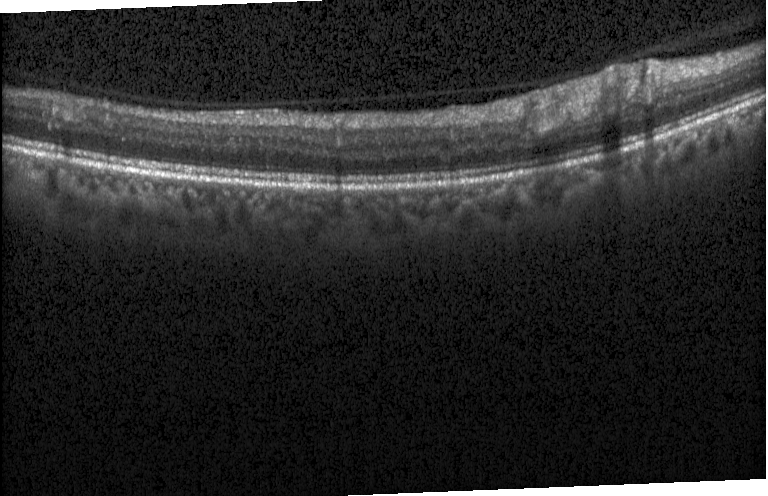
#> input picture data/slices/slice_00.png, 768 x 496 px; its folder holds only this picture in this run
$ jupyter execute --allow-errors proj_notebook.ipynb   (shell and % lines are left out)
#> lines starting #> are read from the running program, lines starting #| are printed output that depends on the picture
# **Project work: Retinal Layer Segmentation in SD-OCT with Graph Theory**

<div style="color:#777777;margin-top: -15px;">
<b>Course</b>: MSLS / CO4 |
<b>Version</b>: v1.3 <br><br>
<!-- 10.04.2025, v1.2: Fully refactored -->
<!-- 17.04.2026, v1.3: Introduced word count limits -->
</div>

**Student**: $\Rightarrow$ Alex Zimmermann
**Email**: $\Rightarrow$ alex.zimmermann@students.fhnw.ch
**University**: $\Rightarrow$  FHNW
**Semester**: $\Rightarrow$  SS 2026
**Date**: $\Rightarrow$  29.05.2026

---

## **Abstract**

This project segments retinal layer boundaries in cross-sectional
Spectral-Domain Optical Coherence Tomography (SD-OCT) B-scans of the
human eye. We compare expert manual annotations against an automated
segmentation with graph theory that models each B-scan as a directed
graph and finds layer boundaries with Dijkstra's shortest-path
algorithm [Dijkstra, 1959]. We extend the approach from a single layer
(Inner Limiting Membrane, ILM) to three layers (ILM, IS/OS
junction, RPE/Bruch's membrane) via sequential constrained Dijkstra.
On the 11 expert-annotated slices of one subject we obtain a mean
absolute surface distance of **≈ 1.5 px ≈ 5.8 µm**, on the order of
the inter-annotator disagreement between the two human graders bundled
with the dataset [Chiu et al., 2015]. We also compare against two
naive baselines (Otsu thresholding, per-column gradient argmax) that
fail with errors ~40–100× larger, and verify generalisation by
re-running the same pipeline on a second subject.

---

## **Table of contents**
* [1. Dataset](#sec_dataset)
* [2. Preprocessing](#sec_preprocessing)
* [3. Manual segmentation](#sec_manual_segmentation)
* [4. Automated segmentation](#sec_automated_segmentation)
* [5. Evaluation](#sec_evaluation)
* [6. Discussion](#sec_discussion)
* [References & GenAI ](#sec_references)

---

## **Prerequisites / Setup**

This notebook requires `numpy`, `scipy`, `scikit-image`, `opencv-python`,
`matplotlib` and `pandas`, along with the `src/` package which contains
the preprocessing, segmentation, baseline and evaluation modules. The
course `tools/` helper module is also imported for the plotting tools.

[cell 1]
import sys, time
from pathlib import Path
import numpy as np
import pandas as pd
import matplotlib.pyplot as plt
import matplotlib.patches as mpatches
import cv2 as cv
import scipy.io

# Jupyter / IPython configuration:
# Automatically reload modules when modified

# Enable vectorized output (for nicer plots)

# Inline backend configuration

# course plotting tools
import tools
tools.setup_plotting()
#> (this line was passed over: tools is not available in this run)

# project modules
sys.path.insert(0, ".")
from src import (
    preprocess_oct, preprocess_steps,
    compute_cost_image, compute_cost_image_bright_to_dark,
    dijkstra_layer, column_ilm_prior,
    segment_ilm, segment_layer_below, segment_three_layers,
    boundary_to_mask, nan_boundary_to_mask,
    baseline_otsu, baseline_gradient_argmax,
    dice_score, mean_absolute_surface_distance, max_surface_distance, evaluate,
)

# paths from current folder
ROOT = Path(".")
SLICE_DIR = ROOT / "data" / "slices"
PRE_DIR   = ROOT / "data" / "preprocessed"
GT_DIR    = ROOT / "data" / "ground_truth"
AUTO_DIR  = ROOT / "masks" / "auto"
MAN_DIR   = ROOT / "masks" / "manual"
FIG_DIR   = ROOT / "figures"
# make fig directory if not made
FIG_DIR.mkdir(exist_ok=True)

# conversion: Heidelberg Spectralis HRA+OCT axial resolution in tissue (Chiu et al., 2015): 3.87 µm per pixel.
PX_TO_UM = 3.87

---

<a id='sec_dataset'></a>

## **1. Dataset**

### **Motivation**

**Spectral-Domain Optical Coherence Tomography (SD-OCT)** is a non-invasive
imaging technique that produces cross-sectional images
(B-scans) of biological tissue by measuring back-scattered low-coherence
light interferometrically [Huang et al., 1991]. In ophthalmology it is the
standard tool to visualise the layered structure of the retina, and is
used to diagnose age-related macular degeneration, diabetic
retinopathy and glaucoma. Each B-scan is a 2-D slice (depth × width) of a
3-D volume, in which the retinal layers appear as alternating bright
(highly back-scattering) and dark (weakly back-scattering) bands.

### **Source**

For this project we use: **Duke SD-OCT dataset for Diabetic Macular Edema (DME)** released
with the publication [Chiu et al., 2015]:

> Chiu, S. J., Allingham, M. J., Mettu, P. S., Cousins, S. W., Izatt, J. A.,
> & Farsiu, S. (2015). *Kernel regression based segmentation of optical
> coherence tomography images with diabetic macular edema.* Biomedical
> Optics Express **6**(4), 1172–1194. doi:[10.1364/BOE.6.001172](https://doi.org/10.1364/BOE.6.001172).
>
> Dataset: <http://www.duke.edu/~sf59/Datasets/2015_BOE_Chiu2.zip>

The full dataset consists of **10 subjects × 61 B-scans (496 × 768 px,
8-bit grayscale)** centred on the fovea, acquired on a Heidelberg
Spectralis HRA+OCT (axial resolution of 3.87 µm/px in tissue, lateral
resolution of 11.36 µm/px). Each subject's volume is contained in a
MATLAB `.mat` file with two manual annotations of
eight retinal layer boundaries (one per ~5–10 slices per subject) and
the fluid masks.

### **Subset used here**

Here we use **two subjects**:
* `Subject_02.mat` — primary subject for all experiments,
  with 11 expert annotated slices.
* `Subject_06.mat` — secondary subject used to test
  generalisation.

These eleven slices per subject are exported to individual PNG files at
`data/slices/` and `data/slices_sub06/`.

### **Structures of interest**

Here the focus is on three retinal boundaries:

| index | dataset layer | name | physical signature |
|-------|---------------|------|---------------------|
| 1 | 0 | Inner Limiting Membrane (ILM) | dark vitreous → bright NFL |
| 2 | 5 | IS/OS junction | bright dark→bright transition deep in retina |
| 3 | 7 | RPE / Bruch's membrane | bright RPE → dark choroid |

The ILM is the most identifiable boundary with high
contrast and provides a good starting point. The
IS/OS junction is one of the brightest features in
the retina. RPE/Bruch's membrane is the deepest boundary and
has opposite transition (bright to dark), which demonstrates that
the graph framework can generalise to other boundary types with a simple
sign change in the cost function.

### **License**

The Duke dataset is provided for *research and educational use only*
[Chiu et al., 2015]. The publication must be cited. Re-distribution
and commercial use are not permitted. Images are de-identified.

#> (a cell that did not finish here is left out)

#> (a cell that did not finish here is left out)

[cell 4]
# Three B-scans (peripheral, fovea, peripheral)
slices_to_show = [0, 5, 10]
imgs = [cv.imread(str(SLICE_DIR / f"slice_{i:02d}.png"), cv.IMREAD_GRAYSCALE)
        for i in slices_to_show]
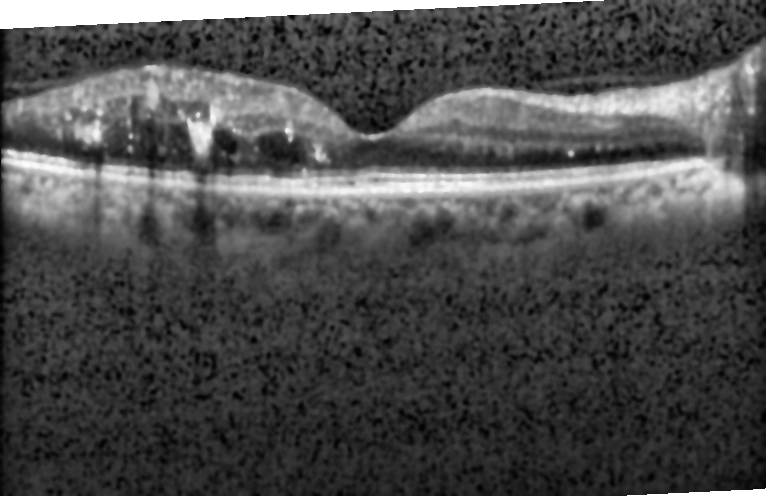
#> input picture data/preprocessed/slice_05.png, 768 x 496 px, found by its file name
#> imgs = 3 items
#> (the rest of this cell did not finish here and is left out)

---

<a id='sec_preprocessing'></a>

## **2. Preprocessing**

### **Dealing with noise (speckle)**

SD-OCT images contain speckle noise, a granular noise pattern from coherent light interference
inside the tissue. Speckle statistics follow a Rayleigh / Gamma
distribution [Schmitt et al., 1999] and is not additive
Gaussian, so naive low-pass filtering blurs the layer boundaries we
want to keep. We therefore need a pipeline to preserve the edges.

### **Pipeline**

Apply three filters in order:

1. **Median filter (3×3)** to try and remove isolated speckle pixels.
2. **Bilateral filter** [Tomasi & Manduchi, 1998] allows averages locally
   and penalising intensity differences, so it smooths the speckle
   without removing layer boundaries.
3. **CLAHE** (Contrast-Limited Adaptive Histogram Equalisation, 8×8
   tiles) [Zuiderveld, 1994] which boosts local contrast so the dark
   vitreous and bright NFL are clearly separated.

All three are implemented in `src/preprocessing.py` and shown as
`preprocess_oct(img)`; the helper `preprocess_steps(img)` returns each
intermediate stage for visualisation. All three filters run in $O(H \cdot W)$ per slice.

[cell 5]
# apply and show preprocessing step by stpe
img = cv.imread(str(SLICE_DIR / "slice_05.png"), cv.IMREAD_GRAYSCALE)
#> img is the input picture: shape (496, 768); min 1, max 255, mean 76.3
#> (the rest of this cell did not finish here and is left out)

### **Effect of each filter**

Here we can attempt to view th effect of each filter. First, through a visual zoom on a dark patch of the image to view noise reduction.

[cell 6]
# visualize speckle reduction (visual + std)
img = cv.imread(str(SLICE_DIR / "slice_05.png"), cv.IMREAD_GRAYSCALE)
#> (the rest of this cell did not finish here and is left out)

Visual differences can be observed with the median filter successfully filtering isolated speckle providing more grouped patches followed by the bilateral filter further reducing speckle through smoothing. This is mirrored by the standard deviation of pixel intensities within the patch. The final step boosts contrast in turn elevating the std but enables later edge contrast with the kept smoothing and noise reduction from previous steps.

#> (a cell that did not finish here is left out)

---

<a id='sec_manual_segmentation'></a>

## **3. Manual segmentation**

### **Fiji Workflow**

For manual annotation we segment the ILM in **Fiji**
[Schindelin et al., 2012] on one B-scan through the following:

1. `File → Open` the preprocessed PNG (`data/preprocessed/slice_05.png`).
2. Select the **Freehand Line** tool and trace the ILM (the topmost
   sharp dark→bright transition) from left to right.
3. `Edit → Selection → Line to Area`, then `Edit → Selection → Create Mask`.
4. `File → Save As → PNG` to export the mask.

A single B-scan can take of large amounts of time of careful tracing. Additionally, Freehand tracing is incredibly hard without proper tools such as a tablet and stylus.

Further attempts were made with segmented line through fiji and tailored tools such as Segment Editor in ITK-SNAP. Different methods could be potentially evaluated in python for example with Napari or AI assisted methods such as pixel classification in QUPath.

[cell 8]
# manual attempt example

tools.show_image(str(GT_DIR / "manual_final_slice5.png"), title="Fiji workflow: ILM tracing")
#> (this line was passed over: tools is not available in this run)

# Sorry for the terrible freehand! I tried my not very good best...

### **Use of expert annotations**

As the dataset comes with expertly annotated slices, we use these
(`manualLayers1`, `manualLayers2`, 11 slices × 768 columns each) as
ground truth for evaluation. Each annotation is a
per-column row index of the layer; we turn it into a ±2-pixel band
mask so that the Dice score can be meaningfully computed against the
(also ±2-pixel) automatic mask.

These manual segmentations were performed by two ophthalmologists manually using custom software further described in [Chiu et al., 2015].

#> (a cell that did not finish here is left out)

[cell 10]
# show B-scan slice 5 with expert annotations
k = 5
img_k = cv.imread(str(SLICE_DIR / f"slice_{k:02d}.png"), cv.IMREAD_GRAYSCALE)
fig, ax = plt.subplots(figsize=(9, 4))
ax.imshow(img_k, cmap="gray")
#> (the rest of this cell did not finish here and is left out)

---

<a id='sec_automated_segmentation'></a>

## **4. Automated segmentation — Graph theory + Dijkstra**

### **4.1 Graph theory**

We can consider a retinal layer boundary to be a 1-D curve across the full
width of the image, one row per column with a limit set to how far we can move
vertically from column to column. A graph "shortes-path" formulations suits
the structural constraints compared to say pixel thresholding.

* We can consider each pixel to be a graph node

* Edges connect nodes from left to right (column 'c' to column 'c+1')

* The current pixel '(r, c)' can then only be connected to `(r-1, c+1)`,
 `(r, c+1)`, `(r+1, c+1)` with a bounded slope of 1 px per column

 * The weights of our edge encodes the information of desire to pass through
 this 1 px boundary.

The minimum-cost path from any node in column 0 to any node in column
`W-1` is then the optimal boundary.

[cell 11]
# 3-neighbor column-graph structure
fig, ax = plt.subplots(figsize=(8, 4))
H_demo, W_demo = 5, 6
rng = np.random.default_rng(0)
costs = rng.random((H_demo, W_demo))
ax.imshow(costs, cmap="Greys", aspect="equal", alpha=0.55,
          extent=(-0.5, W_demo - 0.5, H_demo - 0.5, -0.5))
# nodes
for r in range(H_demo):
    for c in range(W_demo):
        ax.plot(c, r, "o", color="#34495e", ms=10, zorder=3)
# 3-neighbor edges from each pixel except the last column
for r in range(H_demo):
    for c in range(W_demo - 1):
        for dr in (-1, 0, 1):
            nr = r + dr
            if 0 <= nr < H_demo:
                ax.annotate("", xy=(c + 1, nr), xytext=(c, r),
                            arrowprops=dict(arrowstyle="->",
                                            color="#7f8c8d", lw=0.8,
                                            alpha=0.55))
# a hypothetical shortest path
path_rows = [2, 2, 1, 1, 2, 3]
ax.plot(range(W_demo), path_rows, "-o", color="#e74c3c",
        ms=12, lw=2.5, zorder=4, label="example shortest path")
ax.set_xlim(-0.5, W_demo - 0.5); ax.set_ylim(H_demo - 0.5, -0.5)
ax.set_xlabel("column $c$"); ax.set_ylabel("row $r$")
ax.set_title("3-neighbor column graph used by the segmentation\n"
             "(node colour = cost; red = a candidate boundary)")
ax.legend(loc="upper right")
fig.tight_layout()
fig.savefig(FIG_DIR / "graph_schematic.png", dpi=150, bbox_inches="tight")
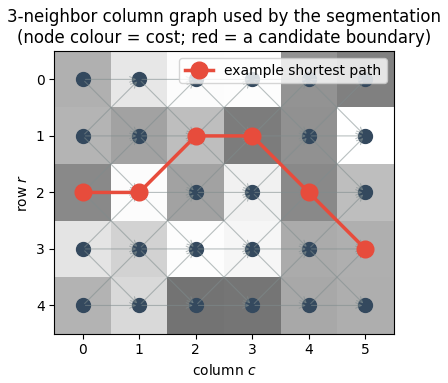
#> figure drawn by matplotlib, 1 panel
plt.show()

### **4.2 Cost function**

The ILM is a dark-above to bright-below transition, which gives a
strong vertical gradient $\partial I/\partial r$. We compute this with a Sobel operator
[Sobel & Feldman, 1968], clip negative values to avoid bright to dark
and  normalise to $[0, 1]$ and invert:

$$
C(r, c) \;=\; 1 \;-\;
   \frac{\max\bigl(0, \partial_r I(r,c)\bigr)}
        {\max_{r',c'}\;\max(0, \partial_r I(r',c'))}.
$$

So $C \approx 0$ on a strong ILM-like edge and $C \approx 1$ elsewhere.
The cost of a candidate boundary $r(c)$ is then $\sum_c C(r(c), c)$. For
boundaries with an opposite transition (e.g. RPE/choroid: bright above, dark
below) we use the mirror cost
`compute_cost_image_bright_to_dark(img)` with the only changing
being the sign of the gradient before clipping.

### **4.3 Why a prior is necessary**

Several deeper retinal boundaries (NFL/GCL, IPL/INL, IS/OS, …) are
*also* dark→bright transitions. Naïve Dijkstra often locks onto the
brightest one rather than the topmost one. Two further
complications in this dataset:

* The Duke B-scans have a constant white band at the
  top of each image (likely due to cropping). The algorithm therefore
  will follow this edge between this band and the first real
  image row.
* In fovea slices the retina is very thin and several edges lie close
  together.

This is solved with a per-column prior, heavily smoothed "first
strong dark→bright transition" estimate per column, with outlier
rejection (>6 MAD from the median) and horizontal smoothing
(`column_ilm_prior(img)` in `src/segmentation.py`). Dijkstra is
constrained to a ±25-pixel band around this to guarantee it trackes
the ILM.

### **4.4 Dijkstra**

The recurrence is

$$
\text{dist}[r, c] \;=\; \min_{r' \in \{r-1, r, r+1\}}
   \bigl(\text{dist}[r', c-1]\bigr) + C(r, c),
$$

with $\text{dist}[r, 0] = C(r, 0)$ and a back-pointer for path
reconstruction. We implement it with a binary heap (`heapq`) giving
$O(H W \log(H W))$ complexity.

[cell 12]
# visualise cost image and ILM recovered
k = 5
img_k = cv.imread(str(SLICE_DIR / f"slice_{k:02d}.png"), cv.IMREAD_GRAYSCALE)
#> (the rest of this cell did not finish here and is left out)

[cell 13]
# process slices + timer
t0 = time.perf_counter()
results = []

#> (the rest of this cell did not finish here and is left out)

### **4.5 Extending to other layers**

The same graph framework segments multiple layers when we run Dijkstra
sequentially with exclusion bands. For each slice we attempt to segment
3 layers. With the initial prior as boundary followed by an allowed search range:

| order | layer | dataset index | polarity | search range from previous boundary |
|-------|--------------------------|---------------|------------------|---------------------------|
| 1     | ILM                       | 0 | dark → bright   | prior |
| 2     | IS/OS          | 5 | dark → bright   | [+40 px, +130 px] below ILM |
| 3     | RPE / Bruch's membrane    | 7 | **bright → dark** | [+4 px, +40 px] below IS/OS |

The later boundary must lie strictly below the previous
one following the anatomical ordering of the
retinal layers without an explicit graph-cut multi-surface formulation
[Chiu et al., 2015]. The RPE/Bruch's boundary uses the mirrored cost
function `compute_cost_image_bright_to_dark(img)`.

[cell 14]
# multilayer segmentation on one slice with 3 boundaries

k = 5

img_k = cv.imread(str(SLICE_DIR / f"slice_{k:02d}.png"), cv.IMREAD_GRAYSCALE)

#> (the rest of this cell did not finish here and is left out)

---

<a id='sec_evaluation'></a>

## **5. Evaluation**

### **5.1 Mean Absolute Surface Distance (MASD)**

Because a boundary is a 1-D curve, the error measure is the
average column-wise row distance, (converted with
Spectralis axial resolution of 3.87 µm/px [Chiu et al., 2015]):

$$
\text{MASD}(b_\text{pred}, b_\text{gt}) \;=\;
\frac{1}{|\mathcal{C}|}\sum_{c \in \mathcal{C}}
   \bigl|\, b_\text{pred}(c) - b_\text{gt}(c) \
$$

where $\mathcal{C}$ is the set of columns the experts labelled
(the rest is `NaN`). MASD is in pixels.

### **5.2 Dice Similarity Coefficient (DSC)**

For boundary segmentation we dilate each
1-pixel boundary into a ±2-pixel band mask and compute

$$
\text{Dice}(A, B) \;=\; \frac{2 |A \cap B|}{|A| + |B|}.
$$

[cell 15]
# slice metrics (Subject_02 ILM)

rows = []

for r in results:
    k = r["k"]; bnd = r["boundary"]; shp = r["shape"]
    masd_e1 = mean_absolute_surface_distance(bnd, expert1[k])
    masd_e2 = mean_absolute_surface_distance(bnd, expert2[k])
    inter   = mean_absolute_surface_distance(expert1[k], expert2[k])
    maxd    = max_surface_distance(bnd, expert1[k])
    m_auto  = boundary_to_mask(bnd, shp, band=2)
    m_man   = nan_boundary_to_mask(expert1[k], shp, band=2)
    d       = dice_score(m_auto, m_man)

    rows.append({
        "slice": k,
        "MASD vs Exp1 [px]": masd_e1,
        "MASD vs Exp1 [µm]": masd_e1 * PX_TO_UM,
        "MASD vs Exp2 [px]": masd_e2,
        "max SD vs Exp1 [px]": maxd,
        "Dice (Exp1, band=2)": d,
        "Exp1 vs Exp2 MASD [px]": inter,
    })

#> (the rest of this cell did not finish here and is left out)
